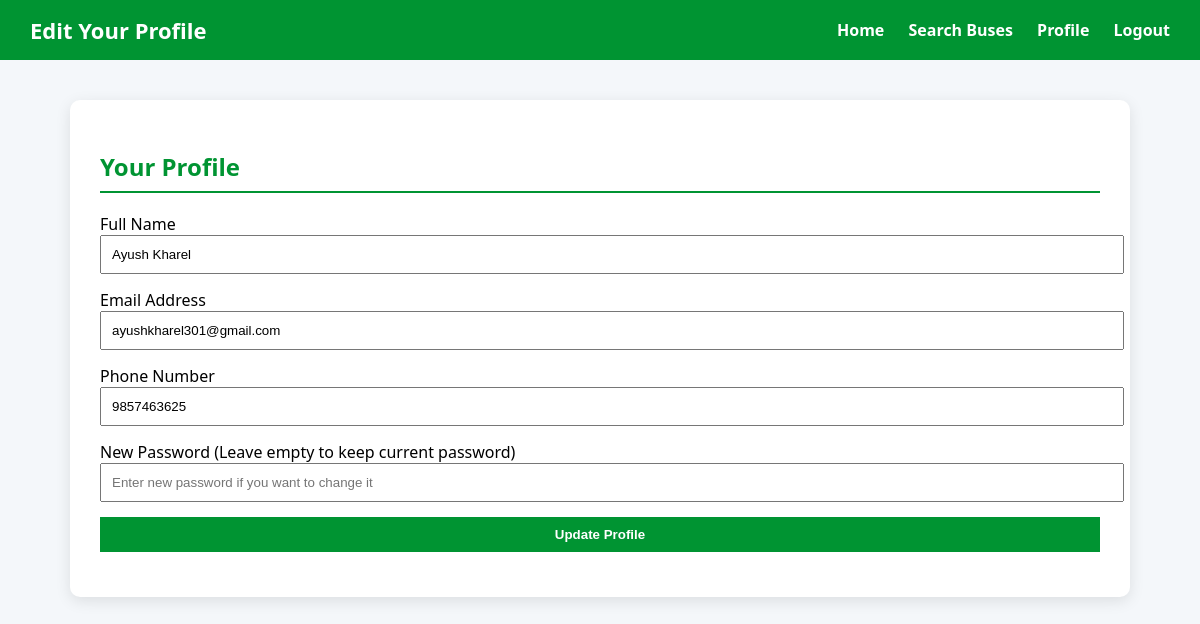
The app's page /passenger/profile.php (signed in) with its own data.
### tables this page shows
CREATE TABLE `users` (
  `id` int(11) NOT NULL,
  `name` varchar(100) NOT NULL,
  `email` varchar(100) NOT NULL,
  `phone` varchar(20) DEFAULT NULL,
  `address` varchar(255) DEFAULT NULL,
  `username` varchar(50) DEFAULT NULL,
  `gender` varchar(10) DEFAULT NULL,
  `password` varchar(255) NOT NULL,
  `role` enum('admin','passenger') DEFAULT 'passenger',
  `created_at` timestamp NOT NULL DEFAULT current_timestamp()
);

### passenger/profile.php (the view, shortened to what this page needs)
<?php
include('../includes/db.php');
$user = $_SESSION['user'];
$stmt = $conn->prepare("SELECT * FROM users WHERE id = ?");
$stmt->bind_param("i", $user['id']);
$stmt->execute();
$result = $stmt->get_result();
$userDetails = $result->fetch_assoc();
?>
<!DOCTYPE html>
<html lang="en">
<head>
</head>
<body>
  <header>
    <h1>Edit Your Profile</h1>
    <nav>
      <a href="../index.php">Home</a>
      <a href="search.php">Search Buses</a>
      <a href="profile.php">Profile</a>
      <a href="../logout.php">Logout</a>
    </nav>
  </header>
  <div class="container">
    <h2>Your Profile</h2>
    <form method="POST">
      <label for="name">Full Name</label>
      <input type="text" name="name" id="name" value="<?php echo htmlspecialchars($userDetails['name']); ?>" required>
      <label for="email">Email Address</label>
      <input type="email" name="email" id="email" value="<?php echo htmlspecialchars($userDetails['email']); ?>" required>
      <label for="phone">Phone Number</label>
      <input type="text" name="phone" id="phone" value="<?php echo htmlspecialchars($userDetails['phone']); ?>" required>
      <label for="password">New Password (Leave empty to keep current password)</label>
      <input type="password" name="password" id="password" placeholder="Enter new password if you want to change it">
      <button type="submit">Update Profile</button>
    </form>
  </div>
</body>
</html>

### passenger/profile.php (style rules this page uses)
body { font-family: 'Segoe UI', Arial, sans-serif; background: #f4f7fa; margin: 0; padding: 0; }
header { background: #009432; color: white; padding: 15px 30px; display: flex; justify-content: space-between; align-items: center; position: sticky; top: 0; z-index: 999; }
header h1 { margin: 0; font-size: 22px; }
nav a { color: white; text-decoration: none; margin-left: 20px; font-weight: bold; }
.container { max-width: 1000px; margin: 40px auto; background: white; padding: 30px; border-radius: 10px; box-shadow: 0 4px 15px rgba(0,0,0,0.1); }
h2 { color: #009432; border-bottom: 2px solid #009432; padding-bottom: 8px; margin-bottom: 20px; }
form input, form button { padding: 10px; margin-bottom: 15px; width: 100%; }
form button { background-color: #009432; color: white; border: none; cursor: pointer; font-weight: bold; }

### records on screen
users: name "Ayush Kharel", email "ayushkharel301@gmail.com", phone "9857463625"
